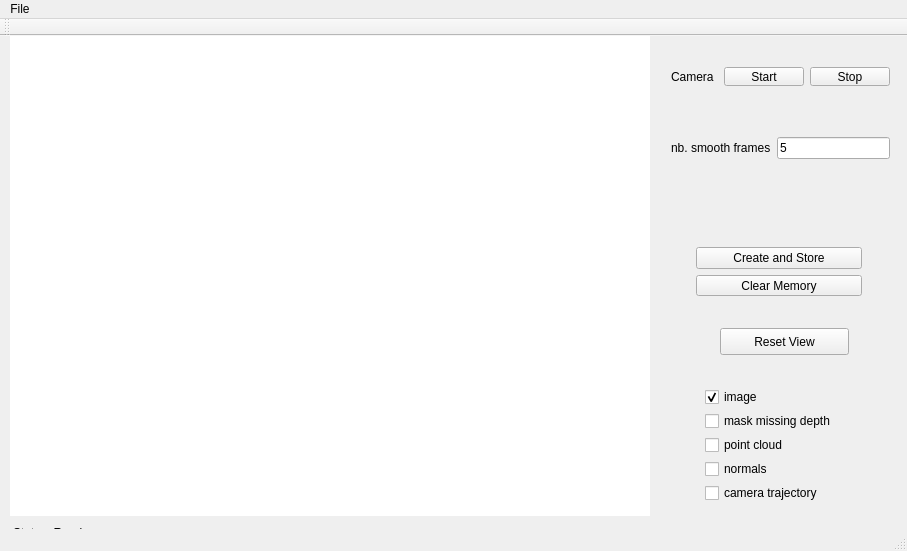
<?xml version="1.0" encoding="UTF-8"?>
<ui version="4.0">
 <class>MainWindow</class>
 <widget class="QMainWindow" name="MainWindow">
  <property name="enabled">
   <bool>true</bool>
  </property>
  <property name="geometry">
   <rect>
    <x>0</x>
    <y>0</y>
    <width>907</width>
    <height>551</height>
   </rect>
  </property>
  <property name="windowTitle">
   <string>MainWindow</string>
  </property>
  <property name="statusTip">
   <string/>
  </property>
  <widget class="QWidget" name="centralWidget">
   <widget class="QGraphicsView" name="glView">
    <property name="geometry">
     <rect>
      <x>10</x>
      <y>0</y>
      <width>640</width>
      <height>480</height>
     </rect>
    </property>
    <property name="sizePolicy">
     <sizepolicy hsizetype="Fixed" vsizetype="Fixed">
      <horstretch>0</horstretch>
      <verstretch>0</verstretch>
     </sizepolicy>
    </property>
    <property name="maximumSize">
     <size>
      <width>640</width>
      <height>480</height>
     </size>
    </property>
    <property name="frameShape">
     <enum>QFrame::NoFrame</enum>
    </property>
    <property name="frameShadow">
     <enum>QFrame::Plain</enum>
    </property>
    <property name="lineWidth">
     <number>0</number>
    </property>
    <property name="sceneRect">
     <rectf>
      <x>0.000000000000000</x>
      <y>0.000000000000000</y>
      <width>640.000000000000000</width>
      <height>480.000000000000000</height>
     </rectf>
    </property>
    <property name="viewportUpdateMode">
     <enum>QGraphicsView::NoViewportUpdate</enum>
    </property>
   </widget>
   <widget class="QLabel" name="statusLabel">
    <property name="geometry">
     <rect>
      <x>13</x>
      <y>488</y>
      <width>640</width>
      <height>17</height>
     </rect>
    </property>
    <property name="text">
     <string>Status: Ready</string>
    </property>
   </widget>
   <widget class="QWidget" name="layoutWidget5">
    <property name="geometry">
     <rect>
      <x>694</x>
      <y>341</y>
      <width>166</width>
      <height>136</height>
     </rect>
    </property>
    <layout class="QVBoxLayout" name="verticalLayout_2">
     <item>
      <widget class="QCheckBox" name="ShowImage">
       <property name="text">
        <string>image</string>
       </property>
       <property name="checked">
        <bool>true</bool>
       </property>
      </widget>
     </item>
     <item>
      <widget class="QCheckBox" name="ShowDepthMask">
       <property name="enabled">
        <bool>true</bool>
       </property>
       <property name="text">
        <string>mask missing depth</string>
       </property>
       <property name="checked">
        <bool>false</bool>
       </property>
      </widget>
     </item>
     <item>
      <widget class="QCheckBox" name="ShowPointCloud">
       <property name="enabled">
        <bool>true</bool>
       </property>
       <property name="text">
        <string>point cloud</string>
       </property>
       <property name="checked">
        <bool>false</bool>
       </property>
      </widget>
     </item>
     <item>
      <widget class="QCheckBox" name="show_normals">
       <property name="enabled">
        <bool>true</bool>
       </property>
       <property name="text">
        <string>normals</string>
       </property>
       <property name="checked">
        <bool>false</bool>
       </property>
      </widget>
     </item>
     <item>
      <widget class="QCheckBox" name="ShowCameras">
       <property name="text">
        <string>camera trajectory</string>
       </property>
      </widget>
     </item>
    </layout>
   </widget>
   <widget class="QPushButton" name="ResetView">
    <property name="geometry">
     <rect>
      <x>720</x>
      <y>292</y>
      <width>129</width>
      <height>27</height>
     </rect>
    </property>
    <property name="text">
     <string>Reset View</string>
    </property>
   </widget>
   <widget class="QWidget" name="layoutWidget">
    <property name="geometry">
     <rect>
      <x>685</x>
      <y>200</y>
      <width>188</width>
      <height>71</height>
     </rect>
    </property>
    <layout class="QGridLayout" name="gridLayout_2">
     <item row="1" column="0">
      <widget class="QPushButton" name="Reset">
       <property name="text">
        <string>Clear Memory</string>
       </property>
      </widget>
     </item>
     <item row="0" column="0">
      <widget class="QPushButton" name="CreateAndSaveModel">
       <property name="enabled">
        <bool>true</bool>
       </property>
       <property name="text">
        <string>Create and Store</string>
       </property>
      </widget>
     </item>
    </layout>
   </widget>
   <widget class="QWidget" name="layoutWidget1">
    <property name="geometry">
     <rect>
      <x>660</x>
      <y>20</y>
      <width>241</width>
      <height>41</height>
     </rect>
    </property>
    <layout class="QGridLayout" name="gridLayout">
     <item row="0" column="0">
      <widget class="QLabel" name="label">
       <property name="text">
        <string>Camera</string>
       </property>
      </widget>
     </item>
     <item row="0" column="1">
      <widget class="QPushButton" name="CamStart">
       <property name="text">
        <string>Start</string>
       </property>
      </widget>
     </item>
     <item row="0" column="2">
      <widget class="QPushButton" name="CamStop">
       <property name="text">
        <string>Stop</string>
       </property>
      </widget>
     </item>
    </layout>
   </widget>
   <widget class="QWidget" name="formLayoutWidget">
    <property name="geometry">
     <rect>
      <x>660</x>
      <y>90</y>
      <width>241</width>
      <height>80</height>
     </rect>
    </property>
    <layout class="QFormLayout" name="formLayout">
     <item row="0" column="0">
      <widget class="QLabel" name="label_15">
       <property name="text">
        <string>nb. smooth frames</string>
       </property>
      </widget>
     </item>
     <item row="0" column="1">
      <widget class="QLineEdit" name="nb_smooth_frames">
       <property name="text">
        <string>5</string>
       </property>
      </widget>
     </item>
    </layout>
   </widget>
  </widget>
  <widget class="QMenuBar" name="menuBar">
   <property name="geometry">
    <rect>
     <x>0</x>
     <y>0</y>
     <width>907</width>
     <height>25</height>
    </rect>
   </property>
   <widget class="QMenu" name="menuFile">
    <property name="title">
     <string>File</string>
    </property>
    <addaction name="separator"/>
    <addaction name="separator"/>
    <addaction name="actionExit"/>
   </widget>
   <addaction name="menuFile"/>
  </widget>
  <widget class="QToolBar" name="mainToolBar">
   <attribute name="toolBarArea">
    <enum>TopToolBarArea</enum>
   </attribute>
   <attribute name="toolBarBreak">
    <bool>false</bool>
   </attribute>
  </widget>
  <widget class="QStatusBar" name="statusBar"/>
  <action name="actionExit">
   <property name="text">
    <string>Exit</string>
   </property>
  </action>
  <action name="actionPreferences">
   <property name="text">
    <string>Preferences</string>
   </property>
  </action>
 </widget>
 <layoutdefault spacing="6" margin="11"/>
 <resources/>
 <connections/>
</ui>
